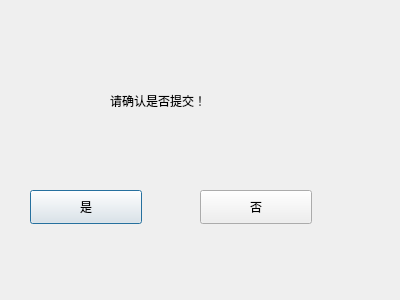
<?xml version="1.0" encoding="UTF-8"?>
<ui version="4.0">
 <class>Dialog</class>
 <widget class="QDialog" name="Dialog">
  <property name="geometry">
   <rect>
    <x>0</x>
    <y>0</y>
    <width>400</width>
    <height>300</height>
   </rect>
  </property>
  <property name="windowTitle">
   <string>Dialog</string>
  </property>
  <widget class="QLabel" name="label">
   <property name="geometry">
    <rect>
     <x>110</x>
     <y>60</y>
     <width>171</width>
     <height>81</height>
    </rect>
   </property>
   <property name="text">
    <string>请确认是否提交！</string>
   </property>
  </widget>
  <widget class="QPushButton" name="pushButton">
   <property name="geometry">
    <rect>
     <x>30</x>
     <y>190</y>
     <width>112</width>
     <height>34</height>
    </rect>
   </property>
   <property name="text">
    <string>是</string>
   </property>
  </widget>
  <widget class="QPushButton" name="pushButton_2">
   <property name="geometry">
    <rect>
     <x>200</x>
     <y>190</y>
     <width>112</width>
     <height>34</height>
    </rect>
   </property>
   <property name="text">
    <string>否</string>
   </property>
  </widget>
 </widget>
 <resources/>
 <connections>
  <connection>
   <sender>pushButton_2</sender>
   <signal>clicked()</signal>
   <receiver>Dialog</receiver>
   <slot>close()</slot>
   <hints>
    <hint type="sourcelabel">
     <x>265</x>
     <y>211</y>
    </hint>
    <hint type="destinationlabel">
     <x>276</x>
     <y>147</y>
    </hint>
   </hints>
  </connection>
  <connection>
   <sender>pushButton</sender>
   <signal>clicked()</signal>
   <receiver>Dialog</receiver>
   <slot>close()</slot>
   <hints>
    <hint type="sourcelabel">
     <x>113</x>
     <y>195</y>
    </hint>
    <hint type="destinationlabel">
     <x>97</x>
     <y>147</y>
    </hint>
   </hints>
  </connection>
 </connections>
</ui>
